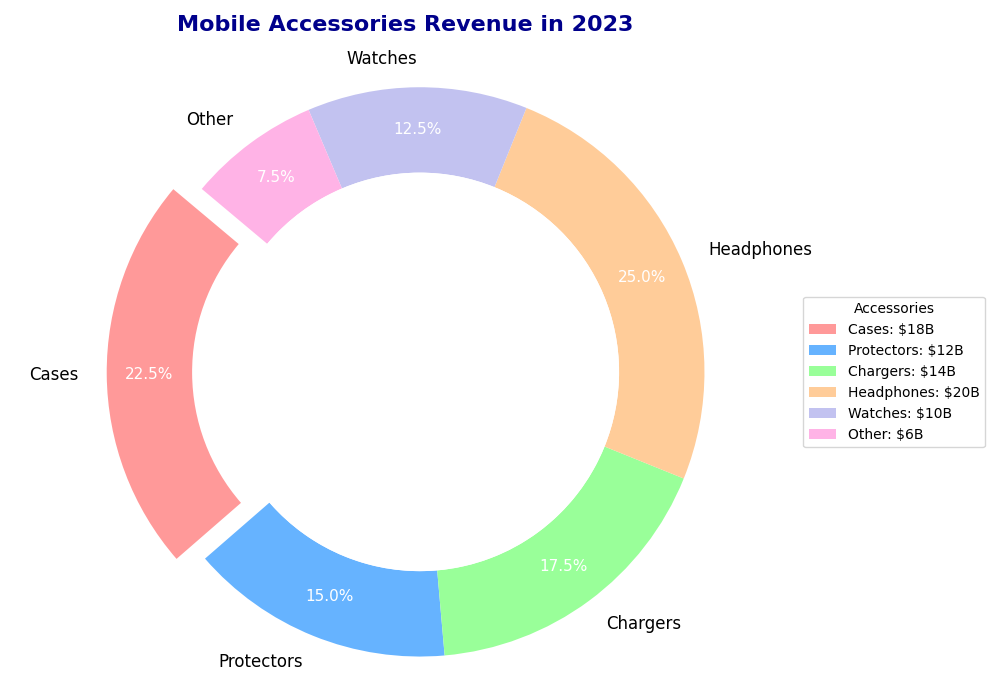

Generate this figure with Python:
import matplotlib.pyplot as plt
import numpy as np

# Data Setup
accessories = ['Cases', 'Protectors', 'Chargers', 'Headphones', 'Watches', 'Other']
revenues = [18, 12, 14, 20, 10, 6]

# Colors and explode for pie chart
colors = ['#ff9999','#66b3ff','#99ff99','#ffcc99','#c2c2f0','#ffb3e6']
explode = (0.1, 0, 0, 0, 0, 0)

# Create a pie chart
fig, ax = plt.subplots(figsize=(10, 7))
wedges, texts, autotexts = ax.pie(
    revenues, 
    labels=accessories, 
    colors=colors, 
    autopct='%1.1f%%', 
    startangle=140,
    explode=explode,
    pctdistance=0.85,
    wedgeprops=dict(width=0.3)
)

# Enhance text appearance
for text in texts:
    text.set_fontsize(12)
    text.set_color('black')
for autotext in autotexts:
    autotext.set_fontsize(11)
    autotext.set_color('white')

# Add title
plt.title(
    "Mobile Accessories Revenue in 2023",
    fontsize=16,
    fontweight='bold',
    color='darkblue',
    pad=20
)

# Donut chart appearance
centre_circle = plt.Circle((0, 0), 0.70, fc='white')
fig.gca().add_artist(centre_circle)
plt.axis('equal')

# Add legend
ax.legend(
    wedges, 
    [f'{accessory}: ${revenue}B' for accessory, revenue in zip(accessories, revenues)], 
    title="Accessories", 
    loc="center left", 
    bbox_to_anchor=(1, 0, 0.5, 1), 
    fontsize=10
)

plt.tight_layout()
plt.show()
